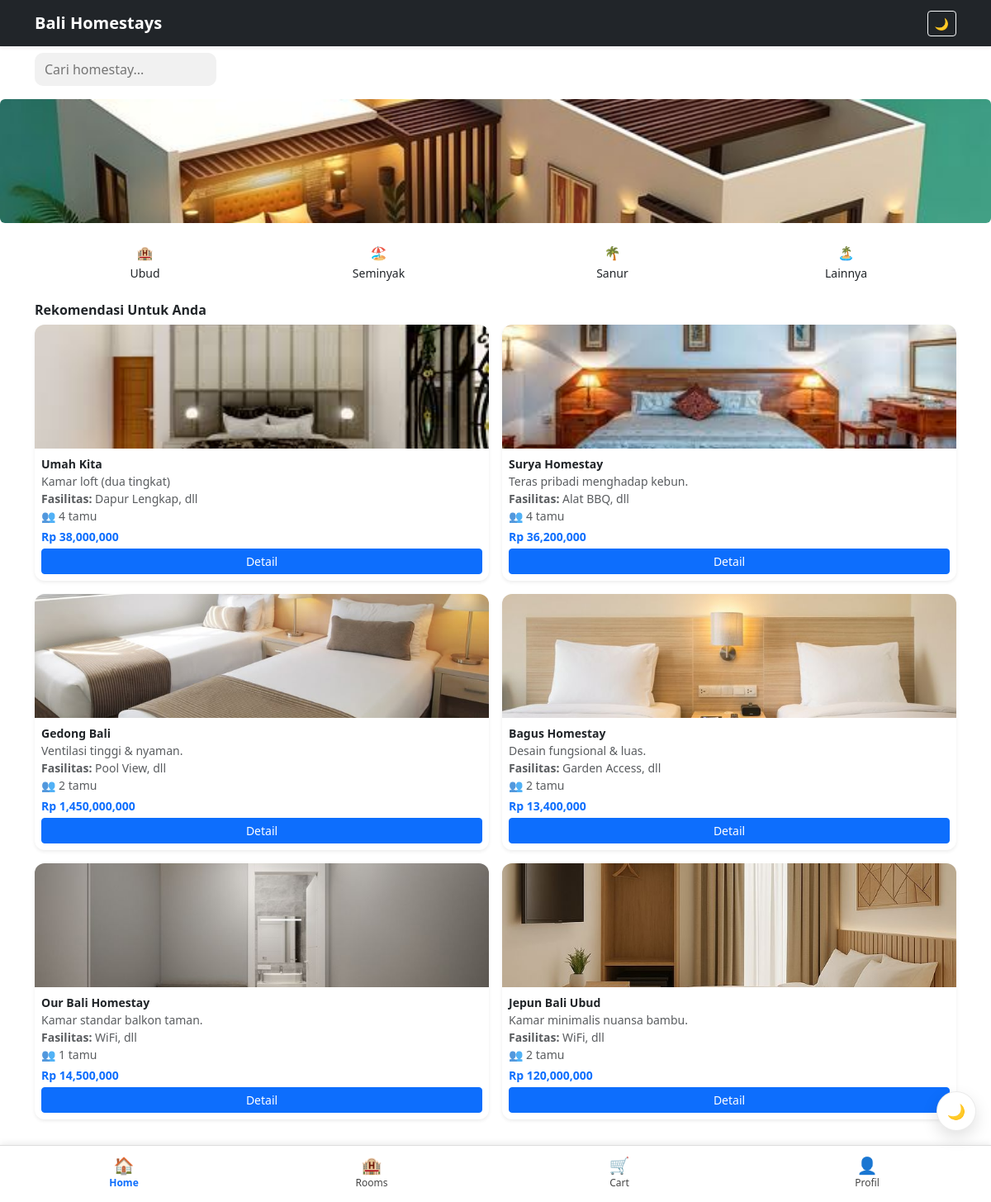
The page / on the database its author committed.
### tables this page shows
CREATE TABLE rooms (
            id INTEGER PRIMARY KEY AUTOINCREMENT,
            photo TEXT,
            code_room TEXT,
            name TEXT,
            description TEXT,
            room_size TEXT,
            price INTEGER,
            guests INTEGER,
            amenities TEXT,
            available INTEGER
        );

### app.py (the view)
@app.route("/")
def index():
    conn = get_db()
    rooms = conn.execute(
        "SELECT * FROM rooms ORDER BY id DESC LIMIT 6"
    ).fetchall()
    conn.close()
    return render_template("index.html", rooms=rooms)

### app.py (called while the page is built)
def get_db():
    conn = sqlite3.connect(DB_PATH)
    conn.row_factory = sqlite3.Row
    return conn

### templates/index.html (shortened to what this page needs)
<!DOCTYPE html>
<html lang="en">
<head>
    <link href="https://cdn.jsdelivr.net/npm/bootstrap@5.3.0/dist/css/bootstrap.min.css" rel="stylesheet">
    <link rel="stylesheet" href="https://cdnjs.cloudflare.com/ajax/libs/font-awesome/6.4.0/css/all.min.css">
    <link rel="stylesheet" href="{{ url_for('static', filename='css/style.css') }}">
</head>
<body>
    <nav class="navbar navbar-dark bg-dark p-2 shadow-sm">
        <div class="container d-flex justify-content-between">
            <span class="navbar-brand fw-bold fs-5">Bali Homestays</span>
            <button id="darkModeToggle" class="btn btn-outline-light btn-sm" onclick="toggleDarkMode()" data-dark-toggle
                aria-pressed="false" title="Toggle dark mode">🌙</button>
        </div>
    </nav>
    <div class="container mt-2">
        <input id="searchInput" type="text" class="search-box" placeholder="Cari homestay..." />
    </div>
    <div id="banner" class="carousel slide mt-3" data-bs-ride="carousel">
        <div class="carousel-inner">
            <div class="carousel-item active">
                <img src="{{ url_for('static', filename='img/banner1.jpg') }}" class="d-block w-100 rounded"
                    style="height:150px; object-fit:cover;">
            </div>
        </div>
    </div>
    <div class="container mt-4">
        <div class="row text-center g-3">
            <div class="col-3">
                <div class="cat-icon">🏨</div><small>Ubud</small>
            </div>
            <div class="col-3">
                <div class="cat-icon">🏖️</div><small>Seminyak</small>
            </div>
            <div class="col-3">
                <div class="cat-icon">🌴</div><small>Sanur</small>
            </div>
            <div class="col-3">
                <div class="cat-icon">🏝️</div><small>Lainnya</small>
            </div>
        </div>
    </div>
    <div class="container mt-4">
        <h6 class="fw-bold mb-2">Rekomendasi Untuk Anda</h6>
        <div class="row g-3">
            {% if rooms %}
            {% for room in rooms %}
            <div class="col-6">
                <div class="room-card shadow-sm room-item" data-location="all">
                    <img src="{{ url_for('static', filename='uploads/' ~ room.photo) }}" class="w-100"
                        style="height: 150px; object-fit: cover;" alt="{{ room.name }}">
                    <div class="p-2">
                        <small class="fw-bold d-block">{{ room.name }}</small>
                        {% if room.description %}
                        <small class="text-muted d-block">
                            {{ room.description[:40] }}{% if room.description|length > 40 %}…{% endif %}
                        </small>
                        {% endif %}
                        {% if room.amenities %}
                        <small class="text-muted d-block">
                            <strong>Fasilitas:</strong>
                            {{ room.amenities.split(',')[0] }}{% if ',' in room.amenities %}, dll{% endif %}
                        </small>
                        {% endif %}
                        <small class="text-muted d-block">
                            👥 {{ room.guests }} tamu
                        </small>
                        <small class="text-primary fw-bold d-block mt-1">
                            Rp {{ "{:,}".format(room.price) }}
                        </small>
                        <a href="/room/{{ room.id }}" class="btn btn-primary btn-sm w-100 mt-1">
                            Detail
                        </a>
                    </div>
                </div>
            </div>
            {% endfor %}
            {% else %}
            <div class="col-12">
                <p class="text-center text-muted">Belum ada homestay yang tersedia.</p>
            </div>
            {% endif %}
        </div>
    </div>
    <br>
    <div class="bottom-nav">
        <a href="/" class="active">
            <div>🏠</div>Home
        </a>
        <a href="{{ url_for('rooms_list') }}">
            <div>🏨</div>Rooms
        </a>
        <a href="/cart">
            <div>🛒</div>Cart
        </a>
        {% if 'email' in session %}
        <a href="/profile">
            <div>👤</div>Profil
        </a>
        {% else %}
        <a href="/login">
            <div>👤</div>Profil
        </a>
        {% endif %}
    </div>
    <button class="dark-toggle" data-dark-toggle onclick="toggleDarkMode()" aria-label="Toggle dark mode"
        title="Toggle dark mode">🌙</button>
</body>
</html>

### static/css/style.css (style rules this page uses)
body { font-family: Segoe UI, sans-serif; transition: background 0.3s, color 0.3s; }
.search-box { background: #f1f1f1; padding: 8px 12px; border-radius: 10px; max-width: 280px; width: 220px; border: none; }
.room-card { background: #fff; border-radius: 12px; overflow: hidden; box-shadow: 0 2px 10px rgba(0, 0, 0, .1); transition: .3s; display: flex; flex-direction: column; height: 100%; }
.room-card img { width: 100%; height: 200px; object-fit: cover; }
.bottom-nav { position: fixed; bottom: 0; left: 0; right: 0; display: flex; justify-content: space-around; align-items: center; background: #ffffff; border-top: 1px solid #ddd; padding: 8px 0; z-index: 999; box-shadow: 0 -2px 8px rgba(0, 0, 0, 0.08); }
.bottom-nav a { text-decoration: none; color: #444; font-size: 12px; display: flex; flex-direction: column; align-items: center; justify-content: center; width: 100%; gap: 2px; padding: 6px 8px; }
.bottom-nav a div { font-size: 20px; line-height: 1; }
.bottom-nav a.active { color: #0d6efd; font-weight: 600; }
body { padding-bottom: 76px; }
.dark-toggle { position: fixed; right: 18px; bottom: 86px; z-index: 1050; width: 48px; height: 48px; border-radius: 50%; display: inline-flex; align-items: center; justify-content: center; font-size: 18px; background: #ffffff; color: #222; border: 1px solid rgba(0, 0, 0, 0.08); box-shadow: 0 8px 20px rgba(0, 0, 0, 0.12); cursor: pointer; }

### rows shown on the page
rooms: photo (picture), name "Umah Kita", description "Kamar loft (dua tingkat)", amenities "Dapur Lengkap", shows ", dll", guests "4", price "38,000,000"
rooms: photo (picture), name "Surya Homestay", description "Teras pribadi menghadap kebun.", amenities "Alat BBQ", shows ", dll", guests "4", price "36,200,000"
rooms: photo (picture), name "Gedong Bali", description "Ventilasi tinggi & nyaman.", amenities "Pool View", shows ", dll", guests "2", price "1,450,000,000"
rooms: photo (picture), name "Bagus Homestay", description "Desain fungsional & luas.", amenities "Garden Access", shows ", dll", guests "2", price "13,400,000"
rooms: photo (picture), name "Our Bali Homestay", description "Kamar standar balkon taman.", amenities "WiFi", shows ", dll", guests "1", price "14,500,000"
rooms: photo (picture), name "Jepun Bali Ubud", description "Kamar minimalis nuansa bambu.", amenities "WiFi", shows ", dll", guests "2", price "120,000,000"
